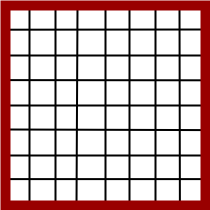
#> input picture data/niv/raw_single/stimulus1.png, 210 x 210 px; its folder holds only this picture in this run
$ python save.py
#> lines starting #> are read from the running program, lines starting #| are printed output that depends on the picture
from PIL import Image
import numpy as np

folder = "./raw_single/"

stimuli = []
for i in range(1,28):
    im_frame = Image.open(folder + 'stimulus' + str(i) + '.png')
#> im_frame is the input picture: PIL image 210x210 RGBA; mean R, G, B, A 207.4, 180.4, 180.4, 255
    im_frame = im_frame.resize((64,64))
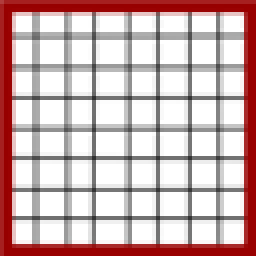
#> im_frame: PIL image 64x64 RGBA (shown 4 times larger); mean R, G, B, A 205.8, 178.7, 178.7, 255
    im_frame = im_frame.convert('RGB')
#> im_frame: PIL image 64x64 RGB
#> (the run stopped early here; a loop or call above may not have finished)
